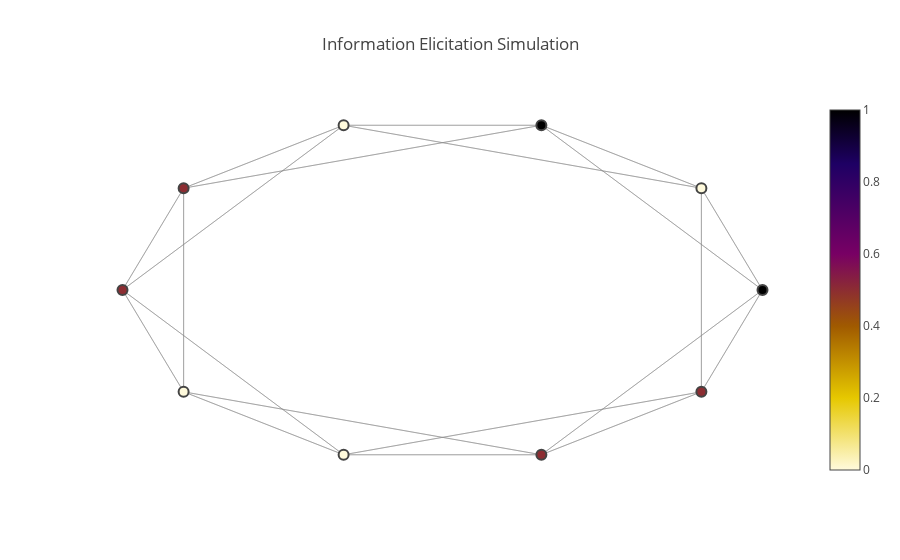

This figure's notebook cell:
### Code cell
gen_plot.plot_graph(G, 5)

### Figure 1 — Plotly figure (JSON) as saved in the notebook; plotly's stock layout.template omitted (floating-point values rounded to 4 significant figures)
{"data": [{"hoverinfo": "text", "line": {"color": "#888", "width": 0.5}, "mode": "lines+markers", "text": ["0.1", "0.1", "0.1", "0.1", "0.1", "0.1", "0.1", "0.1", "0.1", "0.1", "0.1", "0.1", "0.1", "0.1", "0.1", "0.1", "0.1", "0.1", "0.1", "0.1", "0.1", "0.1", "0.1", "0.1", "0.1", "0.1", "0.1", "0.1", "0.1", "0.1", "0.1", "0.1", "0.1", "0.1", "0.1", "0.1", "0.1", "0.1", "0.1", "0.1"], "type": "scatter", "uid": "a039b4f9-5469-4bbc-b29f-f275ecc57c5b", "x": [5, 4.045, null, 5, 1.545, null, 5, 4.045, null, 5, 1.545, null, 4.045, 5, null, 4.045, 4.045, null, 4.045, 1.545, null, 4.045, -1.545, null, 1.545, 4.045, null, 1.545, 5, null, 1.545, -1.545, null, 1.545, -4.045, null, -1.545, 1.545, null, -1.545, 4.045, null, -1.545, -4.045, null, -1.545, -5, null, -4.045, -1.545, null, -4.045, 1.545, null, -4.045, -5, null, -4.045, -4.045, null, -5, -4.045, null, -5, -1.545, null, -5, -4.045, null, -5, -1.545, null, -4.045, -5, null, -4.045, -4.045, null, -4.045, -1.545, null, -4.045, 1.545, null, -1.545, -4.045, null, -1.545, -5, null, -1.545, 1.545, null, -1.545, 4.045, null, 1.545, -1.545, null, 1.545, -4.045, null, 1.545, 4.045, null, 1.545, 5, null, 4.045, 1.545, null, 4.045, -1.545, null, 4.045, 5, null, 4.045, 4.045, null], "y": [0, -2.939, null, 0, -4.755, null, 0, 2.939, null, 0, 4.755, null, 2.939, 0, null, 2.939, -2.939, null, 2.939, 4.755, null, 2.939, 4.755, null, 4.755, 2.939, null, 4.755, 0, null, 4.755, 4.755, null, 4.755, 2.939, null, 4.755, 4.755, null, 4.755, 2.939, null, 4.755, 2.939, null, 4.755, 6.123e-16, null, 2.939, 4.755, null, 2.939, 4.755, null, 2.939, 6.123e-16, null, 2.939, -2.939, null, 6.123e-16, 2.939, null, 6.123e-16, 4.755, null, 6.123e-16, -2.939, null, 6.123e-16, -4.755, null, -2.939, 6.123e-16, null, -2.939, 2.939, null, -2.939, -4.755, null, -2.939, -4.755, null, -4.755, -2.939, null, -4.755, 6.123e-16, null, -4.755, -4.755, null, -4.755, -2.939, null, -4.755, -4.755, null, -4.755, -2.939, null, -4.755, -2.939, null, -4.755, 0, null, -2.939, -4.755, null, -2.939, -4.755, null, -2.939, 0, null, -2.939, 2.939, null]}, {"hoverinfo": "text", "marker": {"color": [1, 0, 1, 0, 0.5, 0.5, 0, 0, 0.5, 0.5], "colorscale": "Electric", "line": {"width": 2}, "reversescale": true, "showscale": true, "size": 10}, "mode": "markers", "text": ["Vertex 10", "Vertex 11", "Vertex 12", "Vertex 13", "Vertex 14", "Vertex 15", "Vertex 16", "Vertex 17", "Vertex 18", "Vertex 19"], "type": "scatter", "uid": "e8b8ee7c-d7a8-42e8-a933-a876fe84022a", "x": [5, 4.045, 1.545, -1.545, -4.045, -5, -4.045, -1.545, 1.545, 4.045], "y": [0, 2.939, 4.755, 4.755, 2.939, 6.123e-16, -2.939, -4.755, -4.755, -2.939]}], "layout": {"hovermode": "closest", "showlegend": false, "title": {"text": "Information Elicitation Simulation"}, "xaxis": {"showgrid": false, "showticklabels": false, "zeroline": false}, "yaxis": {"showgrid": false, "showticklabels": false, "zeroline": false}}}
